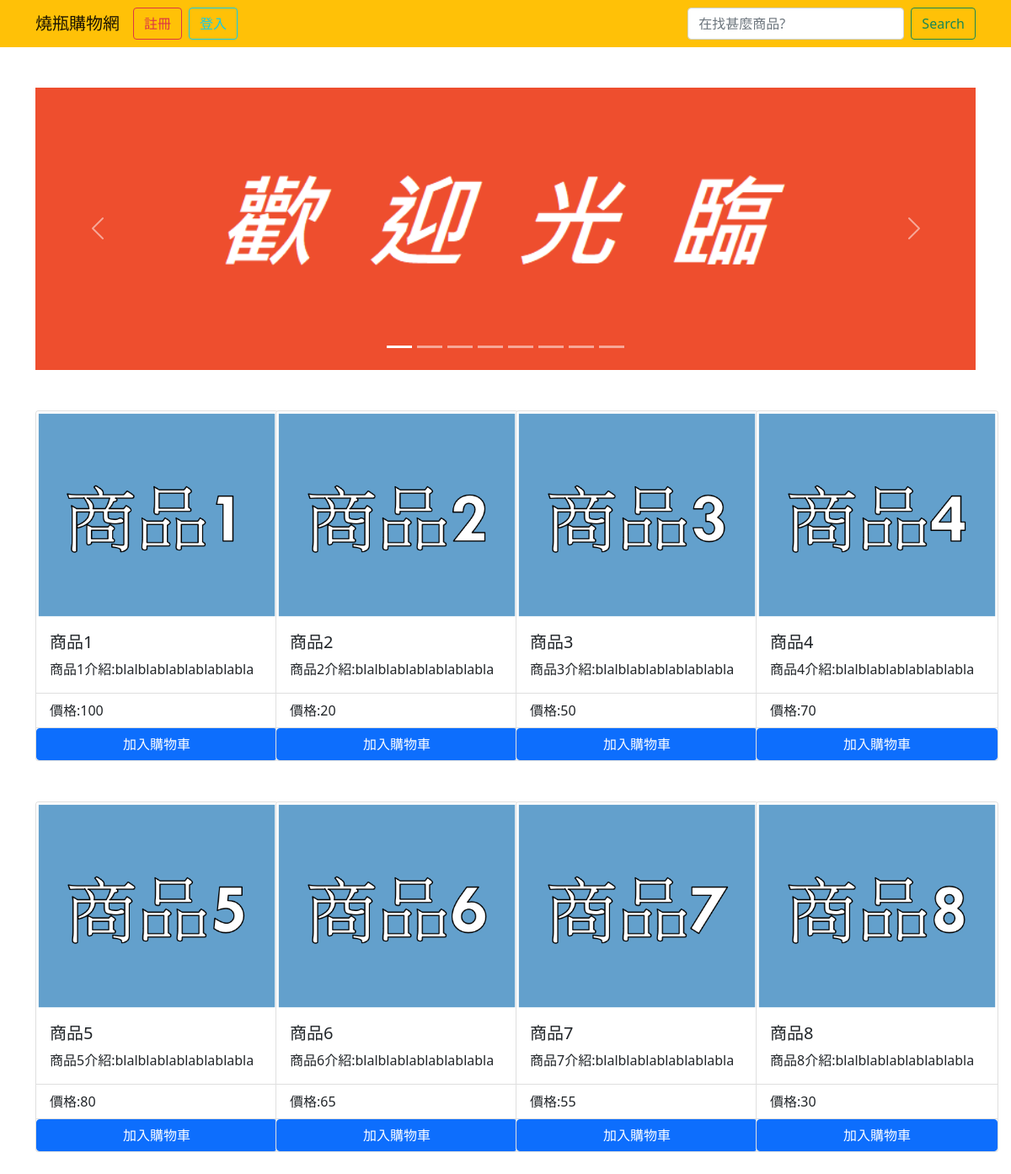
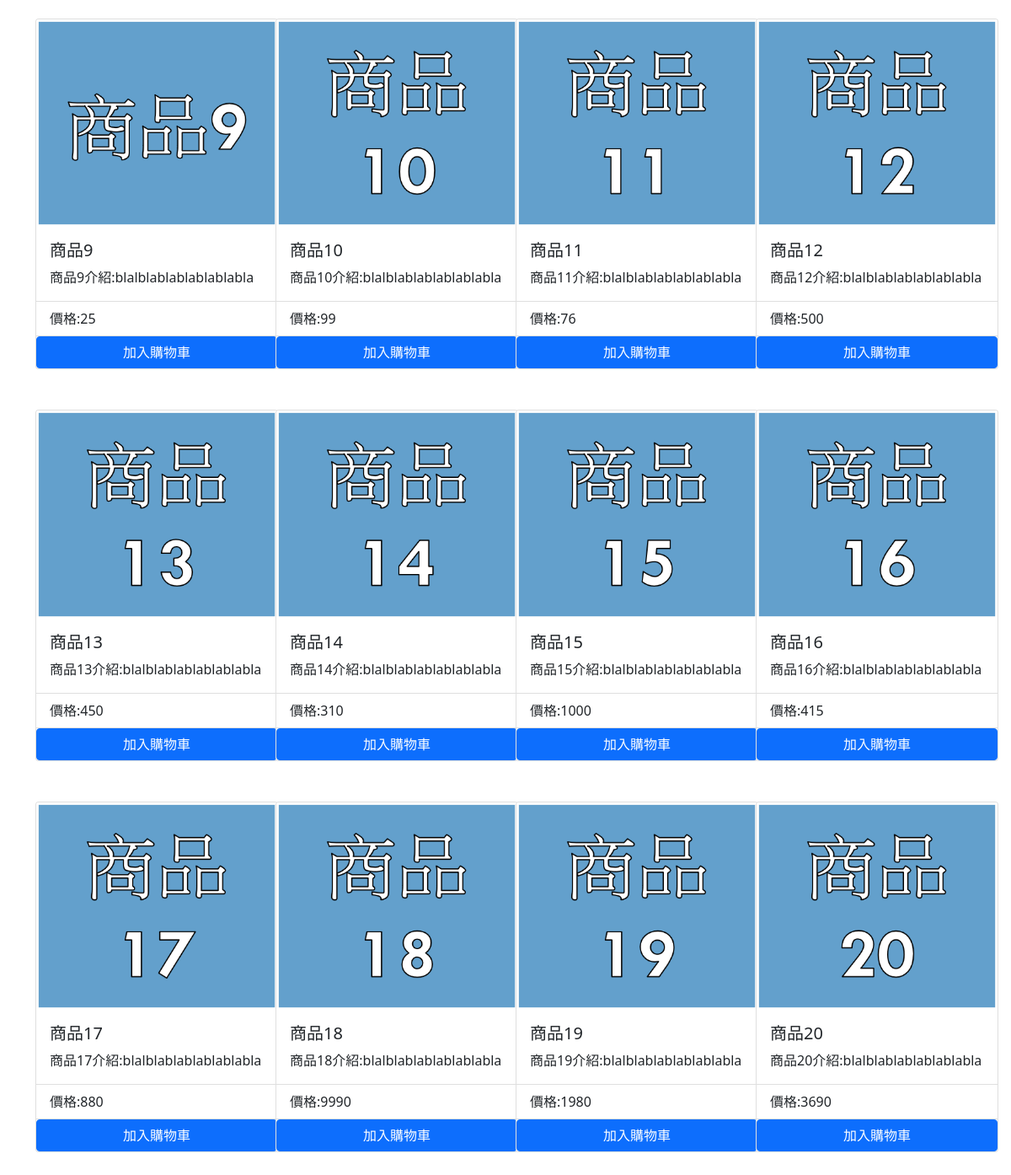
The page / on the database its author committed (2 pictures, top to bottom).
### tables this page shows
CREATE TABLE "goods" (
	"name"	TEXT NOT NULL UNIQUE,
	"price"	INTEGER NOT NULL,
	"img"	TEXT NOT NULL UNIQUE,
	PRIMARY KEY("name")
);

### server.py (the view)
@app.route("/")
def home():
    goodName=[]
    goodPrice=[]
    goodImg=[]
    conn = sqlite3.connect('schoolflask.db')
    db = conn.cursor()
    db.execute("select * from goods ")
    dbList=db.fetchall()
    conn.close()
    goodCount=len(dbList)
    for dbTuple in dbList:
        goodName.append(dbTuple[0])
        goodPrice.append(dbTuple[1])
        goodImg.append(dbTuple[2])
    dictdata={
        'goodName':goodName,
        'goodPrice':goodPrice,
        'goodImg':goodImg,
        'goodCount':goodCount
        }
    return render_template("home.html",**dictdata)

### templates/home.html (shortened to what this page needs)
{% extends "layout/master.html" %}
{%block content%}
<div class="row my-5">
    <div id="carouselExampleIndicators" class="carousel slide" data-bs-ride="carousel">
        <div class="carousel-indicators">
            <button type="button" data-bs-target="#carouselExampleIndicators" data-bs-slide-to="0" class="active"
                aria-current="true" aria-label="Slide 1"></button>
            {% for i in range(1,8) %}
            <button type="button" data-bs-target="#carouselExampleIndicators" data-bs-slide-to="{{i}}"
                aria-label="Slide {{i+1}}"></button>
            {% endfor %}
        </div>
        <div class="carousel-inner">
            <div class="carousel-item active">
                <img src="static/img/carousel/0.png" class="d-block w-100">
            </div>
        </div>
        <button class="carousel-control-prev" type="button" data-bs-target="#carouselExampleIndicators"
            data-bs-slide="prev">
            <span class="carousel-control-prev-icon" aria-hidden="true"></span>
        </button>
        <button class="carousel-control-next" type="button" data-bs-target="#carouselExampleIndicators"
            data-bs-slide="next">
            <span class="carousel-control-next-icon" aria-hidden="true"></span>
        </button>
    </div>
</div>
<div class="row">
    {% for i in range(goodCount) %}
    <div class="col-3 mb-5">
        <div class="card" style="width: 18rem;">
            <img src="static/img/goods/{{goodImg[i]}}" class="card-img-top">
            <div class="card-body">
                <h5 class="card-title">{{goodName[i]}}</h5>
                <p class="card-text">{{goodName[i]}}介紹:blalblablablablablabla</p>
            </div>
            <ul class="list-group list-group-flush">
                <li class="list-group-item">價格:{{goodPrice[i]}}</li>
            </ul>
            {% if session.get('email')==None %}
            <a href="{{url_for('cartAdd',name=goodName[i])}}" class="btn btn-primary" onclick="display_alert('請先登入')">加入購物車</a>
            {% else %}
            <a href="{{url_for('cartAdd',name=goodName[i])}}" class="btn btn-primary" onclick="display_alert('已加入購物車')">加入購物車</a>
            {% endif %}
        </div>
    </div>
    {% endfor %}
</div>
{% endblock content %}

### templates/layout/master.html (shortened to what this page needs)
<!doctype html>
<html lang="en">
  <head>
    <link href="https://cdn.jsdelivr.net/npm/bootstrap@5.1.3/dist/css/bootstrap.min.css" rel="stylesheet">
  </head>
  <body>
    {% include "layout/navbar.html" %}
    <div class="container">
        {% block content %}{% endblock content %}
    </div>
  </body>
</html>

### templates/layout/navbar.html (shortened to what this page needs)
<nav class="sticky-top navbar navbar-expand-lg navbar-light bg-warning">
    <div class="container">
        <a class="navbar-brand" href="{{url_for('home')}}">燒瓶購物網</a>
        <div class="collapse navbar-collapse" id="navbarSupportedContent">
            <ul class="navbar-nav me-auto mb-2 mb-lg-0">
                {% if session.get('email')==None %}
                <li class="nav-item me-2">
                    <a class="btn btn-outline-danger" href="{{url_for('signup')}}">註冊</a>
                </li>
                <li class="nav-item me-2">
                    <a class="btn btn-outline-info" href="{{url_for('loginpage')}}">登入</a>
                </li>
                {% endif %}
            </ul>
            <form class="d-flex" method="get" action="search">
                <input class="form-control me-2" type="search" placeholder="在找甚麼商品?" aria-label="Search" name="InputKeyword">
                <button class="btn btn-outline-success" type="submit">Search</button>
            </form>
        </div>
    </div>
</nav>

### rows shown on the page
goods: img (picture), name "商品1", name "商品1"
goods: img (picture), name "商品2", name "商品2"
goods: img (picture), name "商品3", name "商品3"
goods: img (picture), name "商品4", name "商品4"
goods: img (picture), name "商品5", name "商品5"
goods: img (picture), name "商品6", name "商品6"
goods: img (picture), name "商品7", name "商品7"
goods: img (picture), name "商品8", name "商品8"
goods: img (picture), name "商品9", name "商品9"
goods: img (picture), name "商品10", name "商品10"
goods: img (picture), name "商品11", name "商品11"
goods: img (picture), name "商品12", name "商品12", price "500"
goods: img (picture), name "商品13", name "商品13", price "450"
goods: img (picture), name "商品14", name "商品14", price "310"
goods: img (picture), name "商品15", name "商品15", price "1000"
goods: img (picture), name "商品16", name "商品16", price "415"
goods: img (picture), name "商品17", name "商品17", price "880"
goods: img (picture), name "商品18", name "商品18", price "9990"
goods: img (picture), name "商品19", name "商品19", price "1980"
goods: img (picture), name "商品20", name "商品20", price "3690"

### other values the page prints
{{ goodPrice[i] }} "100" "20" "50" "70" "80" "65" "55" "30" "25" "99" "76"
